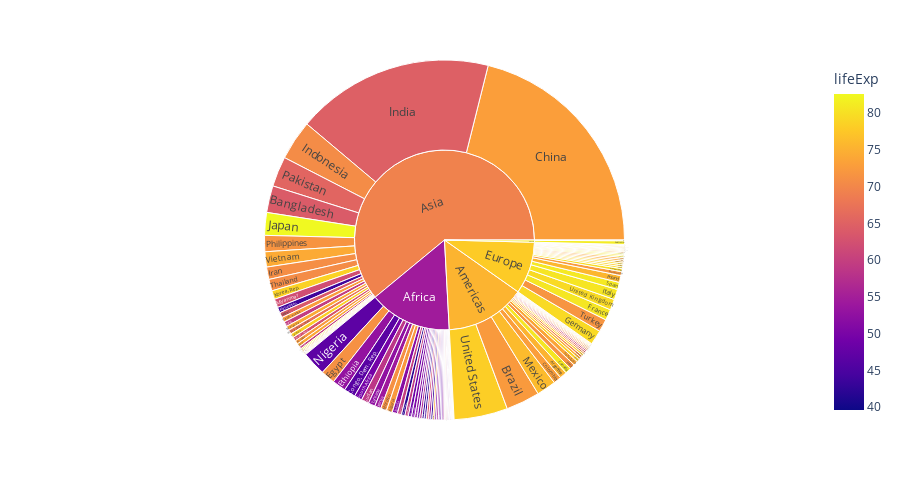

Source (notebook cell):
### Code cell
px.sunburst(df, color='lifeExp', values='pop', path=['continent','country'], hover_name='country', height=500)

### Figure 1 — Plotly figure (JSON) as saved in the notebook; plotly's stock layout.template omitted (floating-point values rounded to 4 significant figures; data arrays with more than 128 entries replaced by an {"elided": "..."} marker saying what was removed)
{"data": [{"branchvalues": "total", "customdata": {"elided": "147x1 float values"}, "domain": {"x": [0, 1], "y": [0, 1]}, "hovertemplate": "<b>%{hovertext}</b><br><br>labels=%{label}<br>pop=%{value}<br>parent=%{parent}<br>id=%{id}<br>lifeExp=%{color}<extra></extra>", "hovertext": {"elided": "147 str values"}, "ids": {"elided": "147 str values"}, "labels": {"elided": "147 str values"}, "marker": {"coloraxis": "coloraxis", "colors": {"elided": "147 float values"}}, "name": "", "parents": {"elided": "147 str values"}, "type": "sunburst", "values": {"elided": "147 int values"}}], "layout": {"coloraxis": {"colorbar": {"title": {"text": "lifeExp"}}, "colorscale": [[0, "#0d0887"], [0.1111, "#46039f"], [0.2222, "#7201a8"], [0.3333, "#9c179e"], [0.4444, "#bd3786"], [0.5556, "#d8576b"], [0.6667, "#ed7953"], [0.7778, "#fb9f3a"], [0.8889, "#fdca26"], [1, "#f0f921"]]}, "height": 500, "legend": {"tracegroupgap": 0}, "margin": {"t": 60}}}
